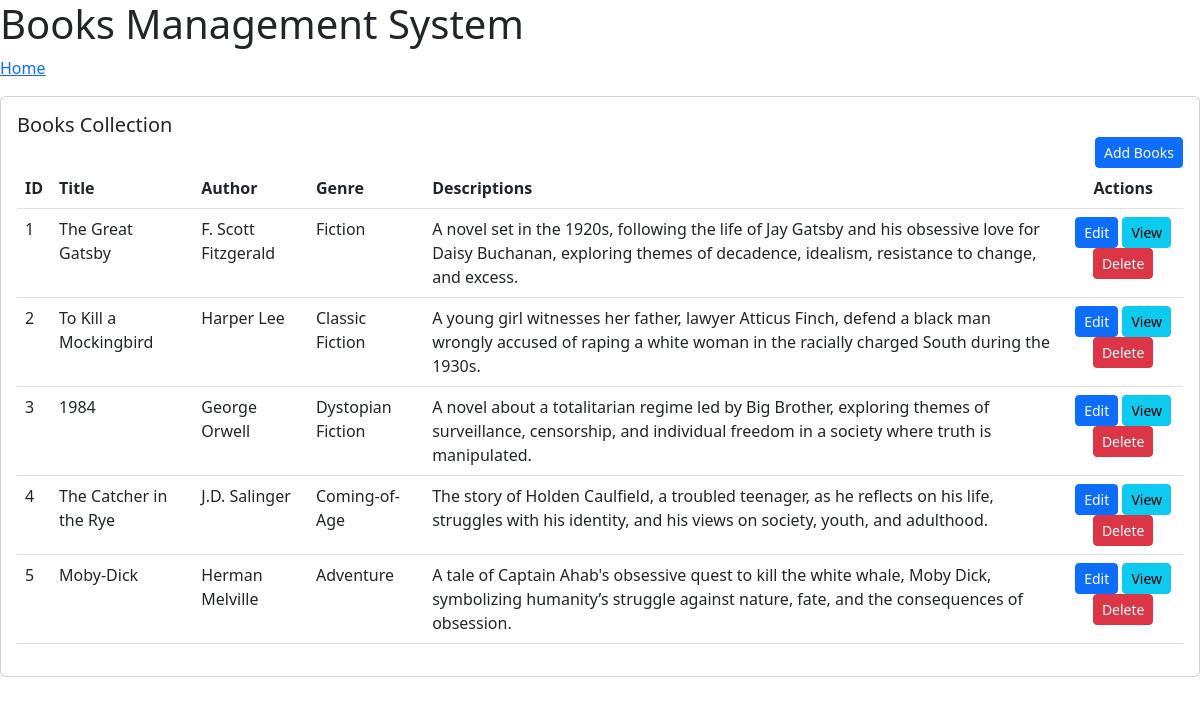
Page /dashboard.php (signed in) on the committed database.
### tables this page shows
CREATE TABLE `books` (
  `id` int(255) NOT NULL,
  `title` varchar(255) NOT NULL,
  `author` varchar(255) NOT NULL,
  `genre` varchar(255) NOT NULL,
  `descriptions` varchar(255) NOT NULL
);

### dashboard.php (the view, shortened to what this page needs)
<?php
include('database/database.php');
$sql = "SELECT * FROM books";
$stmt = $conn->prepare($sql);
if ($stmt) {
    $stmt->execute();
    $books = $stmt->get_result();
} else {
    die("Error preparing query: " . $conn->error);
}
?>
<!DOCTYPE html>
<html lang="en">
<head>
    <link href="https://cdn.jsdelivr.net/npm/bootstrap@5.3.0/dist/css/bootstrap.min.css" rel="stylesheet">
</head>
<body>
    <main id="main" class="main">
        <div class="pagetitle">
            <h1>Books Management System</h1>
            <nav>
                <ol class="breadcrumb">
                    <li class="breadcrumb-item"><a href="dashboard.php">Home</a></li>
                </ol>
            </nav>
        </div>
        <section class="section">
            <div class="row">
                <div class="col-lg-12">
                    <div class="card">
                        <div class="card-body">
                            <div class="d-flex justify-content-between">
                                <h5 class="card-title">Books Collection</h5>
                                <button class="btn btn-primary btn-sm mt-4" data-bs-toggle="modal" data-bs-target="#addModal">Add Books</button>
                            </div>
                            <table class="table">
                                <thead>
                                    <tr>
                                        <th>ID</th>
                                        <th>Title</th>
                                        <th>Author</th>
                                        <th>Genre</th>
                                        <th>Descriptions</th>
                                        <th class="text-center">Actions</th>
                                    </tr>
                                </thead>
                                <tbody>
                                    <?php if ($books->num_rows > 0): ?>
                                        <?php while ($row = $books->fetch_assoc()): ?>
                                            <tr>
                                                <td><?php echo $row['id']; ?></td>
                                                <td><?php echo htmlspecialchars($row['title']); ?></td>
                                                <td><?php echo htmlspecialchars($row['author']); ?></td>
                                                <td><?php echo htmlspecialchars($row['genre']); ?></td>
                                                <td><?php echo htmlspecialchars($row['descriptions']); ?></td>
                                                <td class="text-center">
                                                    <button class="btn btn-primary btn-sm edit-btn"
                                                        data-id="<?php echo $row['id']; ?>"
                                                        data-title="<?php echo $row['title']; ?>"
                                                        data-author="<?php echo $row['author']; ?>"
                                                        data-genre="<?php echo $row['genre']; ?>"
                                                        data-descriptions="<?php echo $row['descriptions']; ?>"
                                                        data-bs-toggle="modal" data-bs-target="#editModal">
                                                        Edit
                                                    </button>
                                                    <button class="btn btn-info btn-sm view-btn"
                                                        data-id="<?php echo $row['id']; ?>"
                                                        data-title="<?php echo $row['title']; ?>"
                                                        data-author="<?php echo $row['author']; ?>"
                                                        data-genre="<?php echo $row['genre']; ?>"
                                                        data-descriptions="<?php echo $row['descriptions']; ?>"
                                                        data-bs-toggle="modal" data-bs-target="#viewModal">
                                                        View
                                                    </button>
                                                    <button class="btn btn-danger btn-sm delete-btn"
                                                        data-id="<?php echo $row['id']; ?>"
                                                        data-title="<?php echo $row['title']; ?>"
                                                        data-bs-toggle="modal" data-bs-target="#deleteModal">
                                                        Delete
                                                    </button>
                                                </td>
                                            </tr>
                                        <?php endwhile; ?>
                                    <?php else: ?>
                                        <tr>
                                            <td colspan="5" class="text-center">No records found</td>
                                        </tr>
                                    <?php endif; ?>
                                </tbody>
                            </table>
                        </div>
                    </div>
                </div>
            </div>
        </section>
    </main>
</body>
</html>

### rows in the picture
books: id "1", title "The Great Gatsby", author "F. Scott Fitzgerald", genre "Fiction", descriptions "A novel set in the 1920s, following the life of Jay Gatsby and his obsessive love for Daisy Buchanan, exploring themes of decadence, idealism, resistance to change, and excess."
books: id "2", title "To Kill a Mockingbird", author "Harper Lee", genre "Classic Fiction", descriptions "A young girl witnesses her father, lawyer Atticus Finch, defend a black man wrongly accused of raping a white woman in the racially charged South during the 1930s."
books: id "3", title "1984", author "George Orwell", genre "Dystopian Fiction", descriptions "A novel about a totalitarian regime led by Big Brother, exploring themes of surveillance, censorship, and individual freedom in a society where truth is manipulated."
books: id "4", title "The Catcher in the Rye", author "J.D. Salinger", genre "Coming-of-Age", descriptions "The story of Holden Caulfield, a troubled teenager, as he reflects on his life, struggles with his identity, and his views on society, youth, and adulthood."
books: id "5", title "Moby-Dick", author "Herman Melville", genre "Adventure", descriptions "A tale of Captain Ahab's obsessive quest to kill the white whale, Moby Dick, symbolizing humanity’s struggle against nature, fate, and the consequences of obsession."
